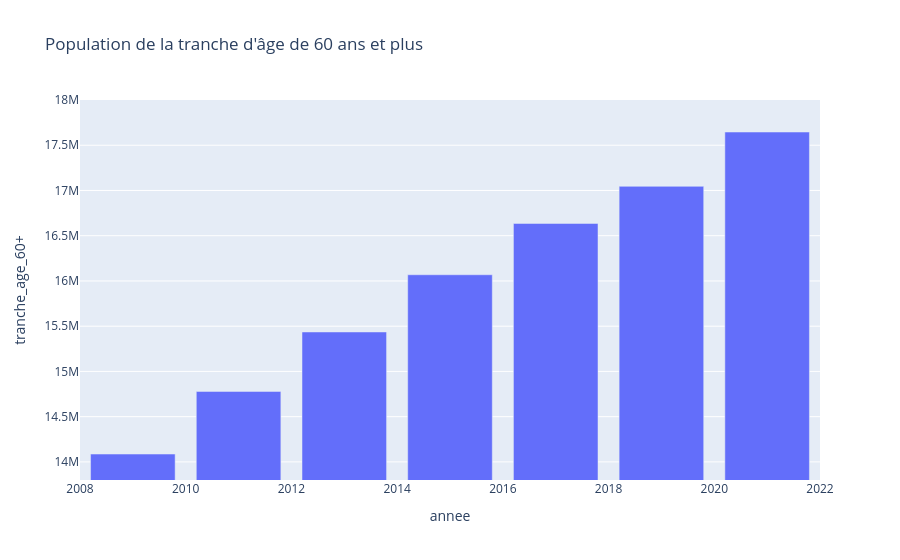

The notebook cell saved with this chart:
### Code cell
fig_trage_annee = px.bar(df_trage, x='annee', y='tranche_age_60+', title='Population de la tranche d\'âge de 60 ans et plus')
fig_trage_annee.update_layout(yaxis_range=[13800000, 18000000])
fig_trage_annee.show()

### Figure 1 — Plotly figure (JSON) as saved in the notebook; plotly's stock layout.template omitted (floating-point values rounded to 4 significant figures)
{"data": [{"alignmentgroup": "True", "hovertemplate": "annee=%{x}<br>tranche_age_60+=%{y}<extra></extra>", "legendgroup": "", "marker": {"color": "#636efa", "pattern": {"shape": ""}}, "name": "", "offsetgroup": "", "orientation": "v", "showlegend": false, "textposition": "auto", "type": "bar", "x": [2009, 2011, 2013, 2015, 2017, 2019, 2021], "xaxis": "x", "y": [14086843, 14778892, 15436017, 16068576, 16635610, 17045815, 17646005], "yaxis": "y"}], "layout": {"barmode": "relative", "legend": {"tracegroupgap": 0}, "title": {"text": "Population de la tranche d'âge de 60 ans et plus"}, "xaxis": {"anchor": "y", "domain": [0, 1], "title": {"text": "annee"}}, "yaxis": {"anchor": "x", "domain": [0, 1], "range": [13800000, 18000000], "title": {"text": "tranche_age_60+"}}}}
